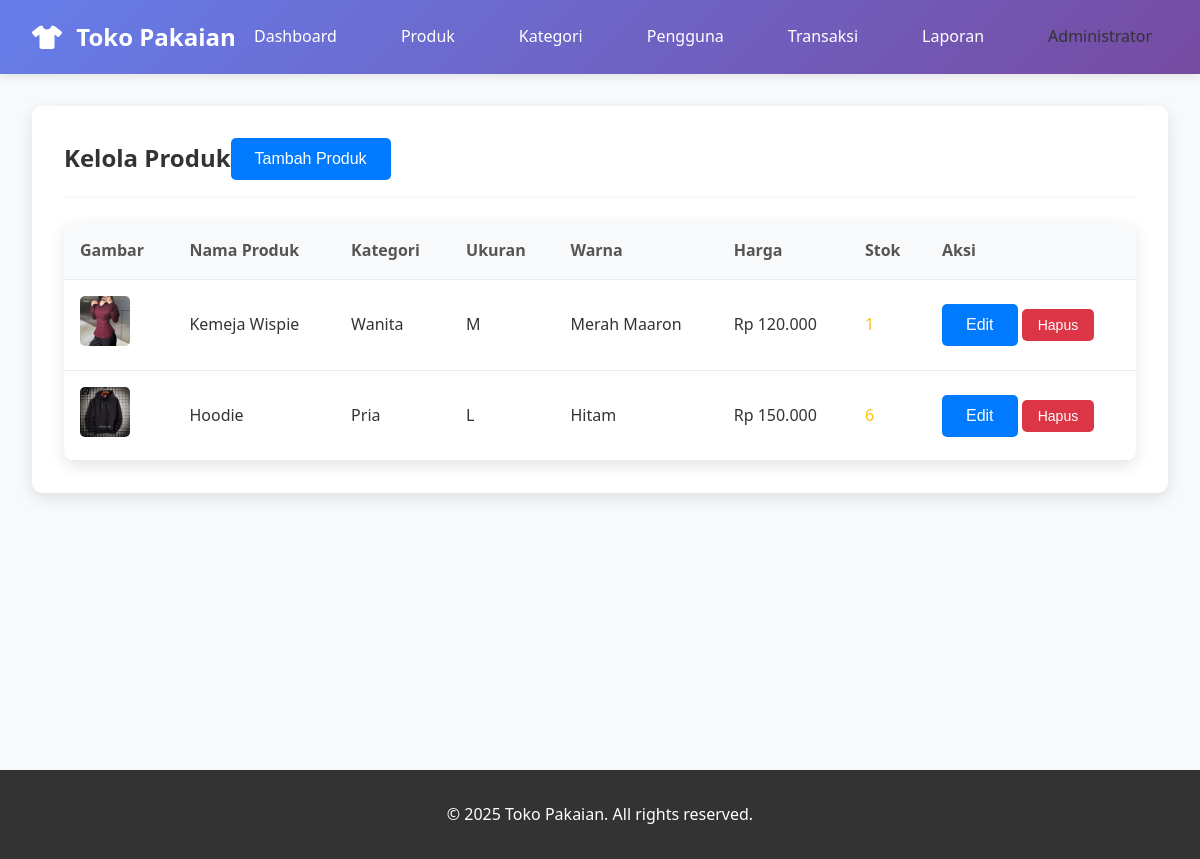
/admin/products.php (signed in), run on the app's committed database.
### tables this page shows
CREATE TABLE IF NOT EXISTS `products` (
  `id` int NOT NULL AUTO_INCREMENT,
  `name` varchar(255) NOT NULL,
  `description` text,
  `category_id` int DEFAULT NULL,
  `size` enum('S','M','L','XL','XXL') NOT NULL,
  `color` varchar(50) NOT NULL,
  `price` decimal(10,2) NOT NULL,
  `stock` int NOT NULL,
  `image` varchar(255) DEFAULT NULL,
  `is_active` tinyint(1) DEFAULT '1',
  `created_at` timestamp NULL DEFAULT CURRENT_TIMESTAMP,
  `updated_at` timestamp NULL DEFAULT CURRENT_TIMESTAMP ON UPDATE CURRENT_TIMESTAMP,
  PRIMARY KEY (`id`),
  KEY `category_id` (`category_id`),
  CONSTRAINT `products_ibfk_1` FOREIGN KEY (`category_id`) REFERENCES `categories` (`id`) ON DELETE SET NULL
);

CREATE TABLE IF NOT EXISTS `categories` (
  `id` int NOT NULL AUTO_INCREMENT,
  `name` varchar(100) NOT NULL,
  `description` text,
  `created_at` timestamp NULL DEFAULT CURRENT_TIMESTAMP,
  PRIMARY KEY (`id`)
);

### includes/functions.php (called while the page is built, shortened)
<?php
function formatPrice($price) {
    return 'Rp ' . number_format($price, 0, ',', '.');
}
?>

### admin/products.php (the view, shortened to what this page needs)
<?php
require_once '../includes/auth.php';
include '../includes/header.php';
$stmt = $pdo->query("
    SELECT p.*, c.name as category_name
    FROM products p
    LEFT JOIN categories c ON p.category_id = c.id
    ORDER BY p.created_at DESC
");
$products = $stmt->fetchAll(PDO::FETCH_ASSOC);
?>
<link rel="stylesheet" href="../assets/css/style.css">
<div class="card">
    <div class="card-header">
        <h2 class="card-title">Kelola Produk</h2>
        <button class="btn btn-primary" onclick="showAddForm()">Tambah Produk</button>
    </div>
    <div class="card-body">
        <div class="table-responsive">
            <table class="table">
                <thead>
                    <tr>
                        <th>Gambar</th>
                        <th>Nama Produk</th>
                        <th>Kategori</th>
                        <th>Ukuran</th>
                        <th>Warna</th>
                        <th>Harga</th>
                        <th>Stok</th>
                        <th>Aksi</th>
                    </tr>
                </thead>
                <tbody>
                    <?php foreach ($products as $product): ?>
                        <tr>
                            <td>
                                <?php if (!empty($product['image'])): ?>
                                    <img src="../<?php echo UPLOAD_PATH . $product['image']; ?>" alt="<?php echo $product['name']; ?>" style="width: 50px; height: 50px; object-fit: cover; border-radius: 5px;">
                                <?php else: ?>
                                    <div style="width: 50px; height: 50px; background: #f8f9fa; display: flex; align-items: center; justify-content: center; border-radius: 5px;">
                                        <i class="fas fa-image" style="color: #ccc;"></i>
                                    </div>
                                <?php endif; ?>
                            </td>
                            <td><?php echo $product['name']; ?></td>
                            <td><?php echo $product['category_name']; ?></td>
                            <td><?php echo $product['size']; ?></td>
                            <td><?php echo $product['color']; ?></td>
                            <td><?php echo formatPrice($product['price']); ?></td>
                            <td>
                                <span class="<?php echo $product['stock'] == 0 ? 'stock-out' : ($product['stock'] <= 10 ? 'stock-low' : 'stock-available'); ?>">
                                    <?php echo $product['stock']; ?>
                                </span>
                            </td>
                            <td>
                                <button class="btn btn-sm btn-primary" onclick="showEditForm(<?php echo $product['id']; ?>)">Edit</button>
                                <form method="POST" style="display: inline;">
                                    <button type="submit" name="delete_product" class="btn btn-sm btn-danger" onclick="return confirm('Hapus produk ini?')">Hapus</button>
                                </form>
                            </td>
                        </tr>
                    <?php endforeach; ?>
                </tbody>
            </table>
        </div>
    </div>
</div>
<?php include '../includes/footer.php'; ?>

### assets/css/style.css (style rules this page uses)
* { margin: 0; padding: 0; box-sizing: border-box; }
body { font-family: 'Segoe UI', Tahoma, Geneva, Verdana, sans-serif; line-height: 1.6; color: #333; background-color: #f8f9fa; }
.card { background: white; border-radius: 10px; padding: 2rem; box-shadow: 0 5px 15px rgba(0,0,0,0.1); margin-bottom: 2rem; }
.card-header { display: flex; justify-content: between; align-items: center; margin-bottom: 1.5rem; padding-bottom: 1rem; border-bottom: 2px solid #f8f9fa; }
.card-title { font-size: 1.5rem; font-weight: 600; color: #333; }
.btn { display: inline-block; padding: 0.75rem 1.5rem; border: none; border-radius: 5px; text-decoration: none; text-align: center; cursor: pointer; transition: all 0.3s; font-weight: 500; }
.btn-primary { background: linear-gradient(135deg, #667eea 0%, #764ba2 100%); color: white; }
.btn-danger { background-color: #dc3545; color: white; }
.btn-sm { padding: 0.5rem 1rem; font-size: 0.875rem; }
.table { width: 100%; border-collapse: collapse; background: white; border-radius: 10px; overflow: hidden; box-shadow: 0 5px 15px rgba(0,0,0,0.1); }
.table th, .table td { padding: 1rem; text-align: left; border-bottom: 1px solid #e9ecef; }
.table th { background-color: #f8f9fa; font-weight: 600; color: #555; }
.stock-low { color: #ffc107; }
.btn-primary { background: #007bff; color: white; border: none; padding: 0.75rem 1.5rem; border-radius: 5px; cursor: pointer; font-size: 1rem; }

### data on the page
products: image (picture), name "Kemeja Wispie", category.name "Wanita", size "M", color "Merah Maaron", price "Rp 120.000", stock "1"
products: image (picture), name "Hoodie", category.name "Pria", size "L", color "Hitam", price "Rp 150.000", stock "6"

### other printed values
$_SESSION['full_name'] "Administrator"
